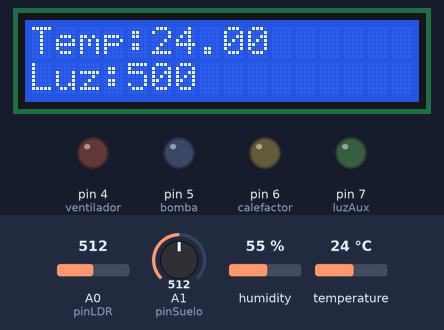
Recording of a sketch running on a simulated Arduino Uno, built with avr-gcc and run on an emulated ATmega328P. Parts: 16×2 character LCD, output pins drawn as LEDs (lit = HIGH). Inputs (shaded band) come from the test bench; at power-on: temperature 24 °C, A0 (pinLDR) = 512, A1 (pinSuelo) = 512, humidity 55 %.

Above: at 1.2 s.
1.3 s: temperature set to 15.3 °C
At 3.3 s:
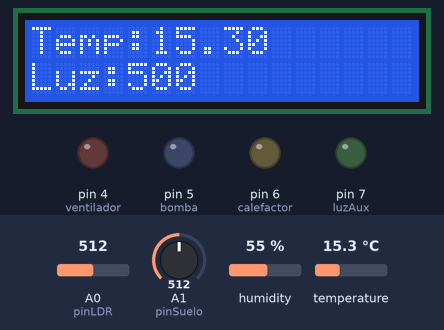
3.6 s: temperature set to 14.1 °C
At 5.3 s:
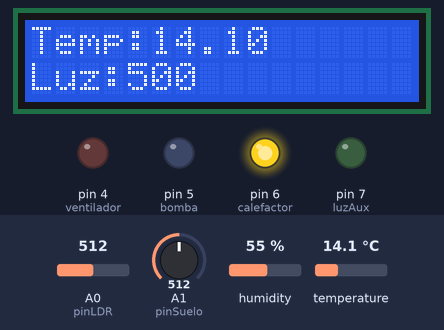
5.6 s: A0 (pinLDR) set to 218
At 7.4 s:
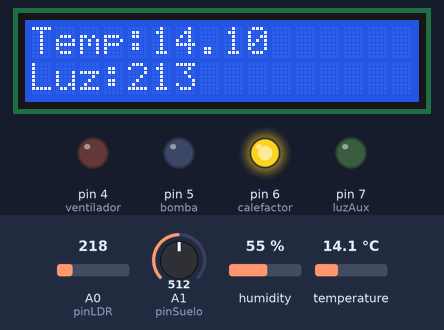
7.7 s: A0 (pinLDR) set to 189
At 8.6 s:
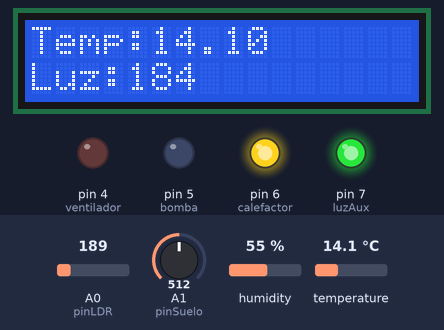
9.7 s: A1 (pinSuelo) set to 418
11.5 s: A1 (pinSuelo) set to 399
At 12.7 s:
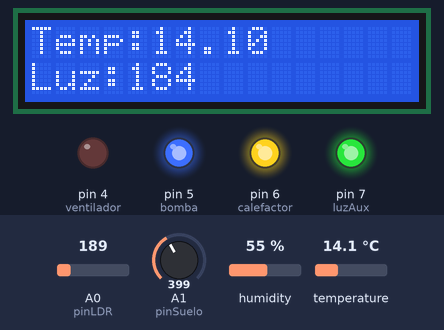
Timing chart, 0 to 14.5 s (numbered marks = the images above; inputs shaded):
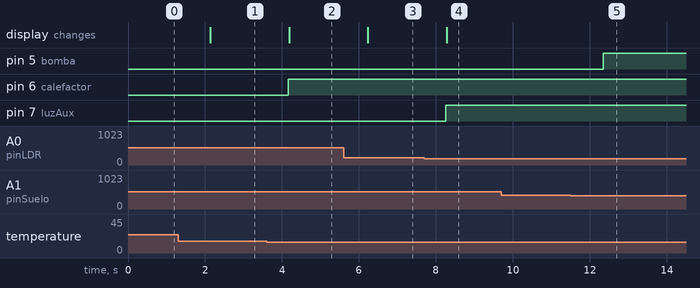

Measured:
- the behaviour switches between 15 and 14.9 °C on temperature (found by bisection; images 1 and 2)
- the behaviour switches between 205 and 204 on A0 (pinLDR) (found by bisection; images 3 and 4)
- the behaviour switches between 410 and 409 on A1 (pinSuelo) (found by bisection; images 4 and 5)
- after the input at 1.3 s, the display: changes after 0.84 s (image 1)
- after the input at 3.6 s, pin 6 (calefactor): LOW → HIGH after 0.57 s; the display: changes after 0.59 s (image 2)
- after the input at 5.6 s, the display: changes after 0.63 s (image 3)
- after the input at 7.7 s, pin 7 (luzAux): LOW → HIGH after 0.56 s; the display: changes after 0.58 s (image 4)
- after the input at 11.5 s, pin 5 (bomba): LOW → HIGH after 0.86 s

The sketch:

sketch.ino
```cpp
// ============================================================
// AutoGreen - Sistema de Monitoreo y Control de Invernadero
// Archivo   : sketch.ino
// Autor     : Byron Efrain Santizo Arana / Jefferson Alberto Soto Chigua / Naydelyn Mariaisis Montoya López
// Curso     : Arquitectura de Computadoras I
// Plataforma: Arduino UNO (ATmega328P, 16 MHz)
// Simulador : Wokwi (https://wokwi.com/projects/465771822219307009)
// ============================================================
// Librería para manejar el sensor DHT22
#include <DHT.h>

// Librería para controlar la pantalla LCD
#include <LiquidCrystal_I2C.h>

// Pin donde está conectado el sensor DHT22
#define DHTPIN 2

// Tipo de sensor DHT utilizado
#define DHTTYPE DHT22

// Creación del objeto DHT
DHT dht(DHTPIN, DHTTYPE);

// Configuración de la pantalla LCD
// Dirección I2C: 0x27, 16 columnas y 2 filas
LiquidCrystal_I2C lcd(0x27, 16, 2);

// Pin analógico donde está conectado el sensor de humedad
const int pinSuelo = A1;

// Definición de pines para actuadores
const int ventilador = 4;   // Ventilación
const int bomba = 5;        // Riego
const int calefactor = 6;   // Calefacción
const int luzAux = 7;       // Iluminación auxiliar

// Pin analógico donde está conectado el sensor de luz (LDR)
const int pinLDR = A0;

void setup() {

  // Configuración de los actuadores
  pinMode(ventilador, OUTPUT);
  pinMode(bomba, OUTPUT);
  pinMode(calefactor, OUTPUT);
  pinMode(luzAux, OUTPUT);

  // Inicialización de comunicación serial
  Serial.begin(9600);

  // Inicialización del sensor DHT22
  dht.begin();

  // Inicialización de la pantalla LCD
  lcd.init();
  lcd.backlight();
}

void loop() {

  // Lectura de temperatura en grados Celsius
  float temperatura = dht.readTemperature();

  // Lectura de humedad relativa del ambiente
  float humedad = dht.readHumidity();

  // Lectura del sensor de humedad del suelo
  int sueloRaw = analogRead(pinSuelo);

  // Conversión de la lectura a porcentaje (0 - 100%)
  int humedadSuelo = map(sueloRaw, 0, 1023, 0, 100);

  // Lectura del sensor LDR (luminosidad)
  int ldrRaw = analogRead(pinLDR);

  // Conversión aproximada a un rango de lux
  int lux = map(ldrRaw, 0, 1023, 0, 1000);

  //Si la temperatura supera los 30°C, se activa el ventilador.
  if (temperatura > 30) {
    digitalWrite(ventilador, HIGH);
  } else {
    digitalWrite(ventilador, LOW);
  }

  //Si la temperatura baja de 15°C, se activa el calefactor.
  if (temperatura < 15) {
    digitalWrite(calefactor, HIGH);
  } else {
    digitalWrite(calefactor, LOW);
  }

  //Si la humedad del suelo es menor al 40% se activa la bomba de agua.
  if (humedadSuelo < 40) {
    digitalWrite(bomba, HIGH);
  } else {
    digitalWrite(bomba, LOW);
  }

  //Si la humedad del suelo es muy baja (menos del 20%), se enciende la luz auxiliar.
  if (humedadSuelo < 20) {
      digitalWrite(luzAux, HIGH);
    } else {
      digitalWrite(luzAux, LOW);
    }

  //Si la iluminación es menor a 200 lux se enciende la luz auxiliar.

  if (lux < 200) {
    digitalWrite(luzAux, HIGH);
  } else {
    digitalWrite(luzAux, LOW);
  }

  // Limpia la pantalla LCD antes de actualizar datos
  lcd.clear();

  // Muestra la temperatura en la primera fila
  lcd.setCursor(0, 0);
  lcd.print("Temp:");
  lcd.print(temperatura);

  // Se utiliza para poder ver en pantalla LCD el valor de la humedad
  // lcd.setCursor(0, 1);
  // lcd.print("Suelo:");
  // lcd.print(humedadSuelo);

  // Muestra el nivel de iluminación en la segunda fila
  lcd.setCursor(0, 1);
  lcd.print("Luz:");
  lcd.print(lux);

  // Espera 1 segundo antes de la siguiente lectura
  delay(1000);
}
```
